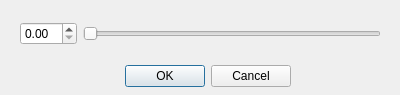
<?xml version="1.0" encoding="UTF-8"?>
<ui version="4.0">
 <class>PageThreshold</class>
 <widget class="QDialog" name="PageThreshold">
  <property name="geometry">
   <rect>
    <x>0</x>
    <y>0</y>
    <width>400</width>
    <height>95</height>
   </rect>
  </property>
  <property name="windowTitle">
   <string>Threshold</string>
  </property>
  <widget class="QDialogButtonBox" name="buttonBox">
   <property name="geometry">
    <rect>
     <x>110</x>
     <y>60</y>
     <width>181</width>
     <height>32</height>
    </rect>
   </property>
   <property name="orientation">
    <enum>Qt::Horizontal</enum>
   </property>
   <property name="standardButtons">
    <set>QDialogButtonBox::Cancel|QDialogButtonBox::Ok</set>
   </property>
  </widget>
  <widget class="QWidget" name="">
   <property name="geometry">
    <rect>
     <x>20</x>
     <y>20</y>
     <width>361</width>
     <height>28</height>
    </rect>
   </property>
   <layout class="QHBoxLayout" name="horizontalLayout">
    <item>
     <widget class="QDoubleSpinBox" name="spinBoxThreshold"/>
    </item>
    <item>
     <widget class="QSlider" name="sliderThreshold">
      <property name="orientation">
       <enum>Qt::Horizontal</enum>
      </property>
     </widget>
    </item>
   </layout>
  </widget>
 </widget>
 <resources/>
 <connections>
  <connection>
   <sender>buttonBox</sender>
   <signal>accepted()</signal>
   <receiver>PageThreshold</receiver>
   <slot>accept()</slot>
   <hints>
    <hint type="sourcelabel">
     <x>248</x>
     <y>254</y>
    </hint>
    <hint type="destinationlabel">
     <x>157</x>
     <y>274</y>
    </hint>
   </hints>
  </connection>
  <connection>
   <sender>buttonBox</sender>
   <signal>rejected()</signal>
   <receiver>PageThreshold</receiver>
   <slot>reject()</slot>
   <hints>
    <hint type="sourcelabel">
     <x>316</x>
     <y>260</y>
    </hint>
    <hint type="destinationlabel">
     <x>286</x>
     <y>274</y>
    </hint>
   </hints>
  </connection>
 </connections>
</ui>
